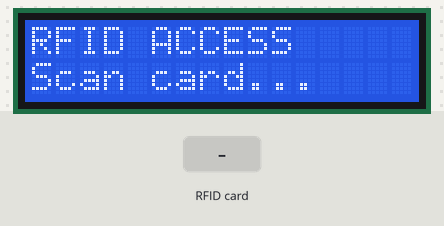
Simulated run of this sketch. Board: Arduino Uno, built with avr-gcc and run on an emulated ATmega328P. On the bench: 16×2 character LCD. The test bench sets the inputs (shaded band). What the sketch prints to the serial monitor is not drawn.

Above: at 2.3 s.
2.4 s: RFID card 03 E6 B8 F7 held to the reader
At 5.0 s:
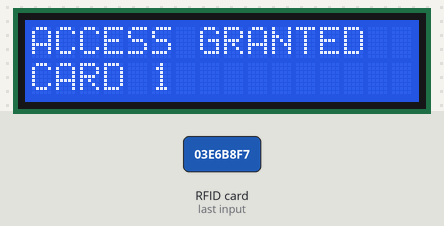
5.4 s: RFID card 5E 7A 19 C4 held to the reader
At 8.2 s:
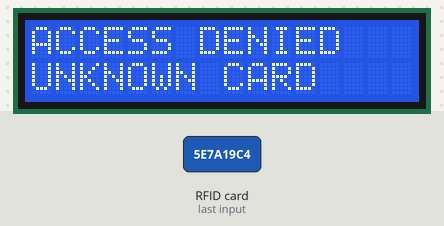
8.4 s: RFID card 89 FD F9 03 held to the reader
At 11.0 s:
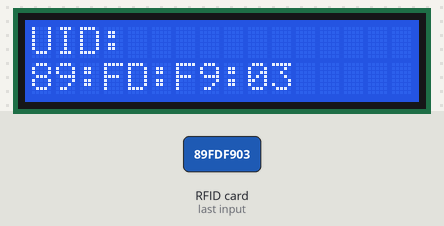
Timing chart, 0 to 12.5 s (numbered marks = the images above; inputs shaded):
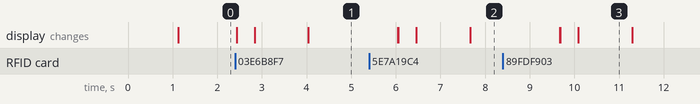

Measured:
- after the input at 2.4 s, the display: first changes at once (image 1 shows a later state)
- after the input at 5.4 s, the display: first differs from a run without the input after 0.66 s (image 2 shows a later state)
- after the input at 8.4 s, the display: first differs from a run without the input after 1.3 s (image 3 shows a later state)
- what the display in image 3 shows lasts 1.2 s, from 10.1 s to 11.3 s

The sketch:

badge2.ino
```cpp
#include <SPI.h>
#include <MFRC522.h>
#include <LiquidCrystal.h>

// ----------------------
// RFID
// ----------------------
#define SS_PIN 10
#define RST_PIN 9

MFRC522 rfid(SS_PIN, RST_PIN);

// ----------------------
// LCD
// RS, E, D4, D5, D6, D7
// ----------------------
LiquidCrystal lcd(2, 3, 4, 5, 6, 7);

// Known cards
byte card1[] = {0x03, 0xE6, 0xB8, 0xF7};
byte card2[] = {0x89, 0xFD, 0xF9, 0x03};


// ----------------------
// Compare UID
// ----------------------
bool checkUID(byte expected[]) {

  if (rfid.uid.size != 4) {
    return false;
  }

  for (byte i = 0; i < 4; i++) {

    if (rfid.uid.uidByte[i] != expected[i]) {
      return false;
    }
  }

  return true;
}


// ----------------------
// Show UID on LCD
// ----------------------
void showUID() {

  lcd.clear();

  lcd.setCursor(0, 0);
  lcd.print("UID:");

  lcd.setCursor(0, 1);

  for (byte i = 0; i < rfid.uid.size; i++) {

    if (rfid.uid.uidByte[i] < 0x10) {
      lcd.print("0");
    }

    lcd.print(rfid.uid.uidByte[i], HEX);

    if (i < rfid.uid.size - 1) {
      lcd.print(":");
    }
  }
}


// ----------------------
// Ready screen
// ----------------------
void showReady() {

  lcd.clear();

  lcd.setCursor(0, 0);
  lcd.print("RFID ACCESS");

  lcd.setCursor(0, 1);
  lcd.print("Scan card...");
}


void setup() {

  Serial.begin(9600);

  // LCD
  lcd.begin(16, 2);

  lcd.setCursor(0, 0);
  lcd.print("Starting...");

  // RFID
  SPI.begin();
  rfid.PCD_Init();

  delay(1000);

  showReady();

  Serial.println("RFID Access System Ready");
}


// ----------------------
// Main loop
// ----------------------
void loop() {

  // Is there a new card?
  if (!rfid.PICC_IsNewCardPresent()) {
    return;
  }

  // Read it IMMEDIATELY
  if (!rfid.PICC_ReadCardSerial()) {
    return;
  }

  // Now we know we have successfully read it
  lcd.clear();
  lcd.setCursor(0, 0);
  lcd.print("Card detected!");

  lcd.setCursor(0, 1);
  lcd.print("Reading...");

  delay(400);

  // Show UID
  showUID();

  delay(1200);

  // Check authorization
  if (checkUID(card1)) {

    lcd.clear();
    lcd.setCursor(0, 0);
    lcd.print("ACCESS GRANTED");
    lcd.setCursor(0, 1);
    lcd.print("CARD 1");

  }
  else if (checkUID(card2)) {

    lcd.clear();
    lcd.setCursor(0, 0);
    lcd.print("ACCESS GRANTED");
    lcd.setCursor(0, 1);
    lcd.print("CARD 2");

  }
  else {

    lcd.clear();
    lcd.setCursor(0, 0);
    lcd.print("ACCESS DENIED");
    lcd.setCursor(0, 1);
    lcd.print("UNKNOWN CARD");
  }

  delay(2000);

  rfid.PICC_HaltA();
  rfid.PCD_StopCrypto1();

  showReady();
}
```
